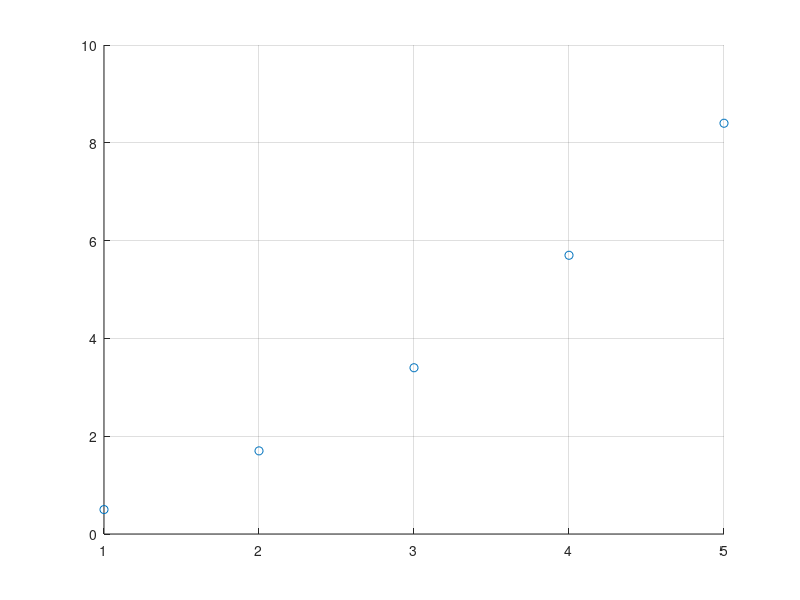

Write MATLAB code to recreate this figure. (Note: this script raises an error after producing the figure.)
clc, clear, close all

x = [1 2 3 4 5];
y = [0.5 1.7 3.4 5.7 8.4];

n = length(x);
ybar = sum(y)/n;

SX = [n sum(x) sum(x.^2) sum(x.^3)
    sum(x) sum(x.^2) sum(x.^3) sum(x.^4)
    sum(x.^2) sum(x.^3) sum(x.^4) sum(x.^5)
    sum(x.^3) sum(x.^4) sum(x.^5) sum(x.^6)];

SY = [sum(y)
    sum(x.*y)
    sum((x.^2).*y)
    sum((x.^3).*y)];

A = SX\SY

Sr = 0;
St = 0;

for i=1:n
    St = St+(y(i)-ybar)^2;
    Sr = Sr+(y(i)-A(1)-A(2)*x(i)-A(3)*(x(i)^2)-A(4)*(x(i)^3))^2;
end

r = sqrt((St-Sr)/St)

scatter(x,y,'r*')
hold on
grid on

syms Xg
Yg = A(1)+A(2)*Xg+A(3)*Xg^2+A(4)*Xg^3;

Xg = linspace(x(1),x(end),100);
Yg = subs(Yg);

plot(Xg,Yg,'b')
legend('Data Points','3rd Degree Fit')
xlabel('x')
ylabel('f(x)')

